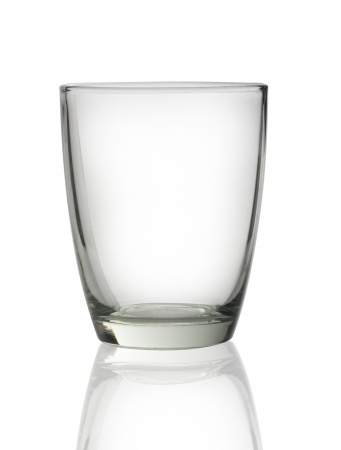
#> input picture cup.jpg, 341 x 450 px
$ python draw_on_img.py
#> lines starting #> are read from the running program, lines starting #| are printed output that depends on the picture
import cv2
import numpy as np

img = cv2.imread('cup.jpg', cv2.IMREAD_COLOR)
#> img is the input picture: shape (450, 341, 3); mean B, G, R 240.3, 241, 240.9

cv2.line(img, (0, 0), (200, 200), (125, 0, 90), 12)
cv2.rectangle(img, (20, 35), (320, 60), (0, 200, 50), 8)
cv2.circle(img, (100, 63), 23, (220, 20, 59), -1)

pts = np.array([[10, 5], [20, 30], [70, 20], [50, 10], [80, 60], [11, 12]])
# pts = pts.reshape((-1,1,2))
cv2.polylines(img, [pts], True, (0, 146, 73, 33), 4)
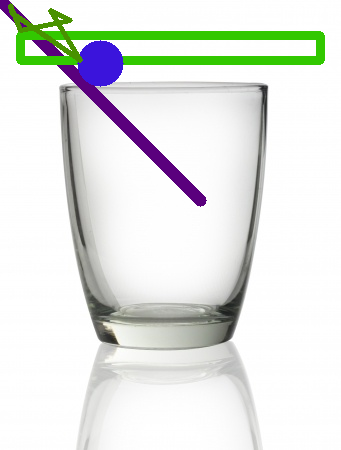
#> img: shape (450, 341, 3); mean B, G, R 227.2, 231.4, 227.7

cv2.imshow('image', img)
cv2.waitKey(0)
cv2.destroyAllWindows()

$ run again, with corner.png saved as cup.jpg
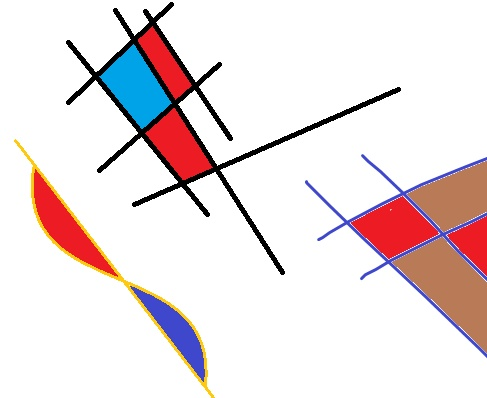
#> input picture corner.png, 487 x 398 px
#> img is the input picture: shape (398, 487, 3); mean B, G, R 223.7, 222.7, 234.5
#> `cv2.polylines(img, [pts], True, (0, 146, 73, 33), 4)`:
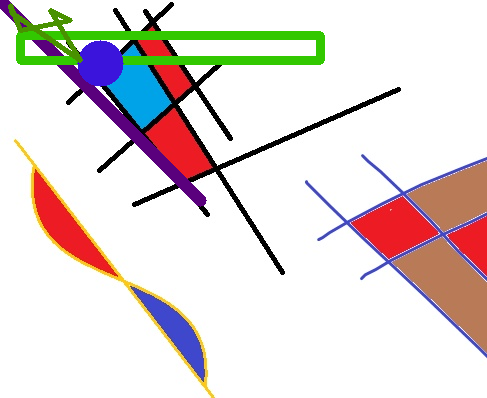
#> img: shape (398, 487, 3); mean B, G, R 215.5, 217.5, 226.4
